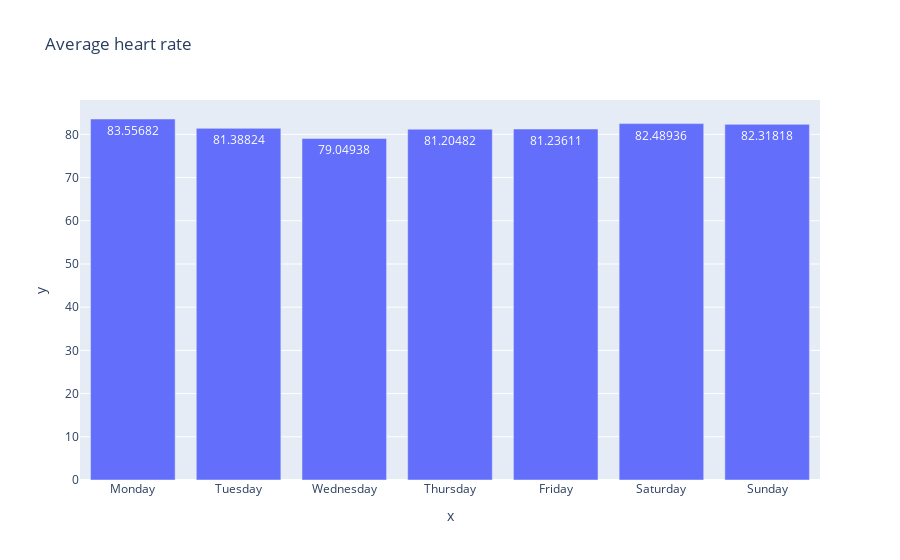

The notebook cell this image was saved under:
### Code cell
df_person = df[df["ALIAS"]=="Band 06"]
xs = []
ys = []
for weekday in df["WEEK_DAY"].unique():
    daily_entries = df_person[df_person["WEEK_DAY"] == weekday]
    def inner_func(x):
        return x<250 and x>30
    def inner_func2(x):
            return x in kind_codes["Walking"] or x in kind_codes["Standing"] or x in kind_codes["Sit"]
    valid_entries = daily_entries[daily_entries["HEART_RATE"].map(inner_func)]
    valid_entries = valid_entries[valid_entries["HEART_RATE"].map(inner_func2)]
    total_heart_rate = valid_entries["HEART_RATE"].sum()
    xs.append(weekday)
    ys.append(total_heart_rate/valid_entries["HEART_RATE"].count())
    
fig = px.bar(x=xs,y=ys,title="Average heart rate",text_auto=True)
fig.show()

### Figure 1 — Plotly figure (JSON) as saved in the notebook; plotly's stock layout.template omitted (floating-point values rounded to 4 significant figures)
{"data": [{"alignmentgroup": "True", "hovertemplate": "x=%{x}<br>y=%{y}<extra></extra>", "legendgroup": "", "marker": {"color": "#636efa", "pattern": {"shape": ""}}, "name": "", "offsetgroup": "", "orientation": "v", "showlegend": false, "textposition": "auto", "texttemplate": "%{y}", "type": "bar", "x": ["Monday", "Tuesday", "Wednesday", "Thursday", "Friday", "Saturday", "Sunday"], "xaxis": "x", "y": [83.56, 81.39, 79.05, 81.2, 81.24, 82.49, 82.32], "yaxis": "y"}], "layout": {"barmode": "relative", "legend": {"tracegroupgap": 0}, "title": {"text": "Average heart rate"}, "xaxis": {"anchor": "y", "domain": [0, 1], "title": {"text": "x"}}, "yaxis": {"anchor": "x", "domain": [0, 1], "title": {"text": "y"}}}}
